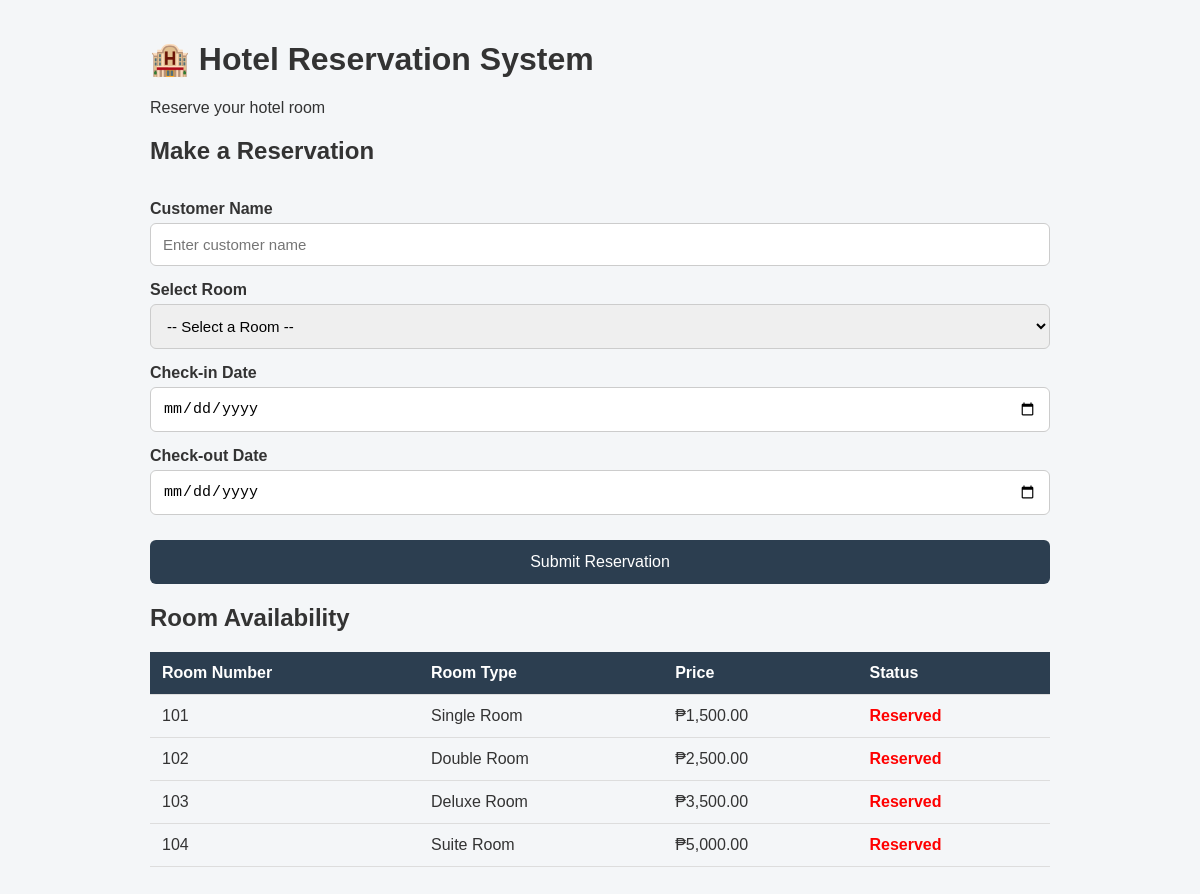
The page / on the database its author committed.
### tables this page shows
CREATE TABLE `rooms` (
  `room_id` int(11) NOT NULL,
  `room_number` varchar(10) NOT NULL,
  `room_type` varchar(50) NOT NULL,
  `price` decimal(10,2) NOT NULL,
  `status` enum('Available','Reserved') NOT NULL DEFAULT 'Available'
);

### index.php (the view, shortened to what this page needs)
<?php
require_once "db.php";
$stmt = $pdo->query("SELECT * FROM rooms ORDER BY room_number");
$rooms = $stmt->fetchAll(PDO::FETCH_ASSOC);
?>
<!DOCTYPE html>
<html lang="en">
<head>
    <link rel="stylesheet" href="style.css">
</head>
<body>
<div class="container">
    <h1>🏨 Hotel Reservation System</h1>
    <p class="subtitle">Reserve your hotel room</p>
    <div class="reservation-box">
        <h2>Make a Reservation</h2>
        <form action="reserve.php" method="POST">
            <label for="customer_name">
                Customer Name
            </label>
            <input
                type="text"
                id="customer_name"
                name="customer_name"
                placeholder="Enter customer name"
                required
            >
            <label for="room_id">
                Select Room
            </label>
            <select
                id="room_id"
                name="room_id"
                required
            >
                <option value="">
                    -- Select a Room --
                </option>
            </select>
            <label for="check_in">
                Check-in Date
            </label>
            <input
                type="date"
                id="check_in"
                name="check_in"
                required
            >
            <label for="check_out">
                Check-out Date
            </label>
            <input
                type="date"
                id="check_out"
                name="check_out"
                required
            >
            <button type="submit">
                Submit Reservation
            </button>
        </form>
    </div>
    <div class="rooms">
        <h2>Room Availability</h2>
        <table>
            <tr>
                <th>Room Number</th>
                <th>Room Type</th>
                <th>Price</th>
                <th>Status</th>
            </tr>
            <?php foreach ($rooms as $room): ?>
                <tr>
                    <td>
                        <?= htmlspecialchars($room['room_number']); ?>
                    </td>
                    <td>
                        <?= htmlspecialchars($room['room_type']); ?>
                    </td>
                    <td>
                        ₱<?= number_format($room['price'], 2); ?>
                    </td>
                    <td>
                        <?php if ($room['status'] === 'Available'): ?>
                            <span class="available">
                                Available
                            </span>
                        <?php else: ?>
                            <span class="reserved">
                                Reserved
                            </span>
                        <?php endif; ?>
                    </td>
                </tr>
            <?php endforeach; ?>
        </table>
    </div>
</div>
</body>
</html>

### style.css (style rules this page uses)
* { box-sizing: border-box; }
body { margin: 0; padding: 0; font-family: Arial, sans-serif; background: #f4f6f8; color: #333; }
.container { width: 90%; max-width: 900px; margin: 40px auto; }
form { display: flex; flex-direction: column; }
label { margin-top: 15px; margin-bottom: 5px; font-weight: bold; }
input, select { padding: 12px; border: 1px solid #ccc; border-radius: 6px; font-size: 15px; }
button { margin-top: 25px; padding: 13px; border: none; border-radius: 6px; background: #2c3e50; color: white; font-size: 16px; cursor: pointer; }
table { width: 100%; border-collapse: collapse; }
th, td { padding: 12px; border-bottom: 1px solid #ddd; text-align: left; }
th { background: #2c3e50; color: white; }
.reserved { color: red; font-weight: bold; }

### rows shown on the page
rooms: room_number "101", room_type "Single Room", price "1,500.00", status "Reserved"
rooms: room_number "102", room_type "Double Room", price "2,500.00", status "Reserved"
rooms: room_number "103", room_type "Deluxe Room", price "3,500.00", status "Reserved"
rooms: room_number "104", room_type "Suite Room", price "5,000.00", status "Reserved"
